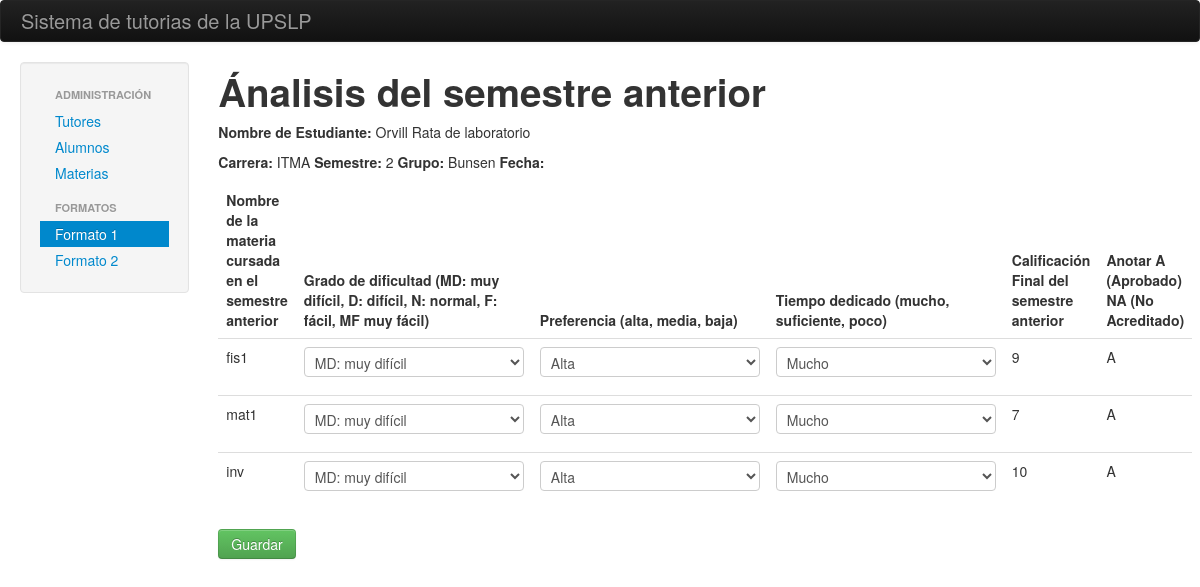
The page /index.php/formatos/analisis_semetre_anterior/70643 on the database its author committed.
### tables this page shows
CREATE TABLE IF NOT EXISTS `Alumno` (
  `matricula` int(11) NOT NULL,
  `nombre` varchar(200) NOT NULL,
  `carrera` varchar(5) NOT NULL,
  `semestre` int(11) NOT NULL,
  `matriculaTutor` int(11) NOT NULL,
  `grupo` varchar(10) NOT NULL,
  PRIMARY KEY (`matricula`),
  KEY `matriculaTutor` (`matriculaTutor`),
  KEY `carrera_alum` (`carrera`)
);

CREATE TABLE IF NOT EXISTS `Kardex` (
  `id_kardex` int(11) NOT NULL AUTO_INCREMENT,
  `matricula` int(11) NOT NULL,
  `status` varchar(10) NOT NULL,
  `clave` varchar(30) NOT NULL,
  `creditos` int(11) NOT NULL,
  `final` float NOT NULL,
  `extra` float NOT NULL,
  `regu` float NOT NULL,
  `semestre` int(11) NOT NULL,
  PRIMARY KEY (`id_kardex`),
  KEY `matricula` (`matricula`),
  KEY `clave` (`clave`)
);

### application/controllers/formatos.php (called while the page is built)
<?php if ( ! defined('BASEPATH')) exit('No direct script access allowed');
class Formatos extends CI_Controller {
	public function analisis_semetre_anterior(){
		$this->load->helper("url");
		$this->load->database();
		$matricula = $this->uri->segment(3);
		$query = $this->db->get_where("Alumno", array("matricula" => $matricula));
		$alumno = $query->result();
		$query2 = $this->db->get_where("Kardex", array("matricula" => $matricula, "semestre" => $alumno[0]->semestre - 1));
		$this->load->view("header");
		$this->load->view("formato_1_view", array("alumno" => $query->result(), "kardex" => $query2->result()));
		$this->load->view("footer");
	}
}

### index.php (called while the page is built, shortened)
<?php
require_once BASEPATH.'core/CodeIgniter.php';

### application/views/formato_1_view.php (the view, shortened to what this page needs)
<div class="span2">
   	<div class="well">
    	<ul class="nav nav-list">
		  <li class="nav-header">Administración</li>
		  <li><a href="<?php echo base_url() ?>">Tutores</a></li>
		  <li><a href="<?php echo base_url() ?>index.php/upslp/alumnos">Alumnos</a></li>
		  <li><a href="<?php echo base_url() ?>index.php/upslp/materias">Materias</a></li>
		  <li class="nav-header">Formatos</li>
		  <li class="active"><a href="<?php echo base_url() ?>index.php/formatos/analisis_semetre_anterior">Formato 1</a></li>
		  <li><a href="#">Formato 2</a></li>
	 	</ul>
	</div>
   </div>
   <div class="span10">
   	<h1>Ánalisis del semestre anterior</h1>
   	<p>
    	<p><b>Nombre de Estudiante: </b><?php echo $alumno[0]->nombre; ?></p>
    	<span><b>Carrera: </b><?php echo $alumno[0]->carrera; ?></span>
    	<span><b>Semestre: </b><?php echo $alumno[0]->semestre; ?></span>
    	<span><b>Grupo: </b><?php echo $alumno[0]->grupo; ?></span>
    	<span><b>Fecha: </b></span>
   	</p>
    	<table class="table table-hover">
    		<thead>
    			<th>Nombre de la materia cursada en  el semestre anterior</th>
    			<th>Grado de dificultad (MD: muy difícil, D: difícil, N: normal, F: fácil, MF muy fácil)</th>
    			<th>Preferencia (alta, media, baja)</th>
    			<th>Tiempo dedicado (mucho,  suficiente, poco)</th>
    			<th>Calificación Final del semestre anterior</th>
    			<th>Anotar A (Aprobado) NA (No Acreditado)</th>
    		</thead>
    		<tbody>
    			<?php foreach($kardex as $kard){ ?>
    			<tr>
    				<td><?php echo $kard->clave ?></td>
    				<td>
    					<select>
    						<option>MD: muy difícil</option>
    					</select>
    				</td>
    				<td>
    					<select>
    						<option>Alta</option>
    					</select>
    				</td>
    				<td>
    					<select>
    						<option>Mucho</option>
    					</select>
    				</td>
    				<td><?php echo $kard->final ?></td>
    				<td><?php echo $kard->status ?></td>
    			</tr>
    			<?php } ?>
    		</tbody>
   	</table>
   <button type="submit" class="btn btn-success"> Guardar </button>

### rows shown on the page
alumno: nombre "Orvill Rata de laboratorio", carrera "ITMA", semestre "2", grupo "Bunsen"
kardex: clave "fis1", final "9", status "A"
kardex: clave "mat1", final "7", status "A"
kardex: clave "inv", final "10", status "A"
